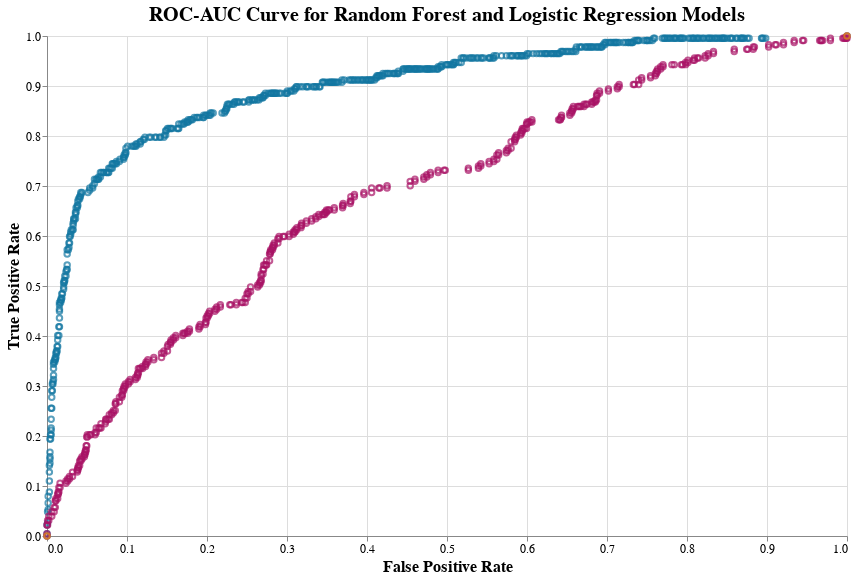

The cell this chart's notebook holds for it:
### Code cell
# declare first chart for layered altair plot (RF model roc-curve)
chart1 = alt.Chart(roc1, title="ROC-AUC Curve for Random Forest and Logistic Regression Models").mark_point(color='#1376a1').encode(
    x='False Positive Rate:Q',
    y='True Positive Rate:Q',
)

# declare second chart for layered altair plot (logcv model roc-curve)
chart2 = alt.Chart(roc2).mark_point(color='#a81365').encode(
    x='False Positive Rate:Q',
    y='True Positive Rate:Q',
)
# declare third chart for layered altair plot (baseline model roc-curve)
chart3 = alt.Chart(roc3).mark_point(color='#e89313').encode(
    x='False Positive Rate:Q',
    y='True Positive Rate:Q',
)
# layer charts and configure title and axes
chart = alt.layer(chart1, chart2, chart3).properties(width=800, height=500)
chart = chart.configure_title(fontSize=20)
chart = chart.configure_axis(labelFontSize=12, titleFontSize=16, tickCount=10)
chart

### Figure 1 — Vega-Lite specification as saved in the notebook (floating-point values rounded to 4 significant figures; data arrays with more than 128 entries replaced by an {"elided": "..."} marker saying what was removed)
{"config": {"view": {"continuousWidth": 400, "continuousHeight": 300}, "axis": {"labelFontSize": 12, "tickCount": 10, "titleFontSize": 16}, "title": {"fontSize": 20}}, "encoding": {"color": {"scale": {"range": ["#1f77b4", "#ff7f0e", "#2ca02c", "#d62728", "#9467bd", "#8c564b", "#e377c2", "#7f7f7f", "#bcbd22", "#17becf", "#aec7e8", "#ffbb78", "#98df8a", "#ff9896", "#c5b0d5", "#c49c94", "#f7b6d2", "#c7c7c7", "#dbdb8d", "#9edae5"]}}}, "layer": [{"data": {"name": "data-7e41169bffe0c7447a86e05200720732"}, "mark": {"type": "point", "color": "#1376a1"}, "encoding": {"x": {"type": "quantitative", "field": "False Positive Rate"}, "y": {"type": "quantitative", "field": "True Positive Rate"}}, "title": "ROC-AUC Curve for Random Forest and Logistic Regression Models"}, {"data": {"name": "data-af0ba311ad9c0a9c35a6bbc5382deace"}, "mark": {"type": "point", "color": "#a81365"}, "encoding": {"x": {"type": "quantitative", "field": "False Positive Rate"}, "y": {"type": "quantitative", "field": "True Positive Rate"}}}, {"data": {"name": "data-55343dce3cd55690d79f257c44904070"}, "mark": {"type": "point", "color": "#e89313"}, "encoding": {"x": {"type": "quantitative", "field": "False Positive Rate"}, "y": {"type": "quantitative", "field": "True Positive Rate"}}}], "height": 500, "width": 800, "$schema": "https://vega.github.io/schema/vega-lite/v4.8.1.json", "datasets": {"data-7e41169bffe0c7447a86e05200720732": {"elided": "554 records"}, "data-af0ba311ad9c0a9c35a6bbc5382deace": {"elided": "420 records"}, "data-55343dce3cd55690d79f257c44904070": [{"False Positive Rate": 0.0, "True Positive Rate": 0.0, "Threshold": 1}, {"False Positive Rate": 1.0, "True Positive Rate": 1.0, "Threshold": 0}]}}
